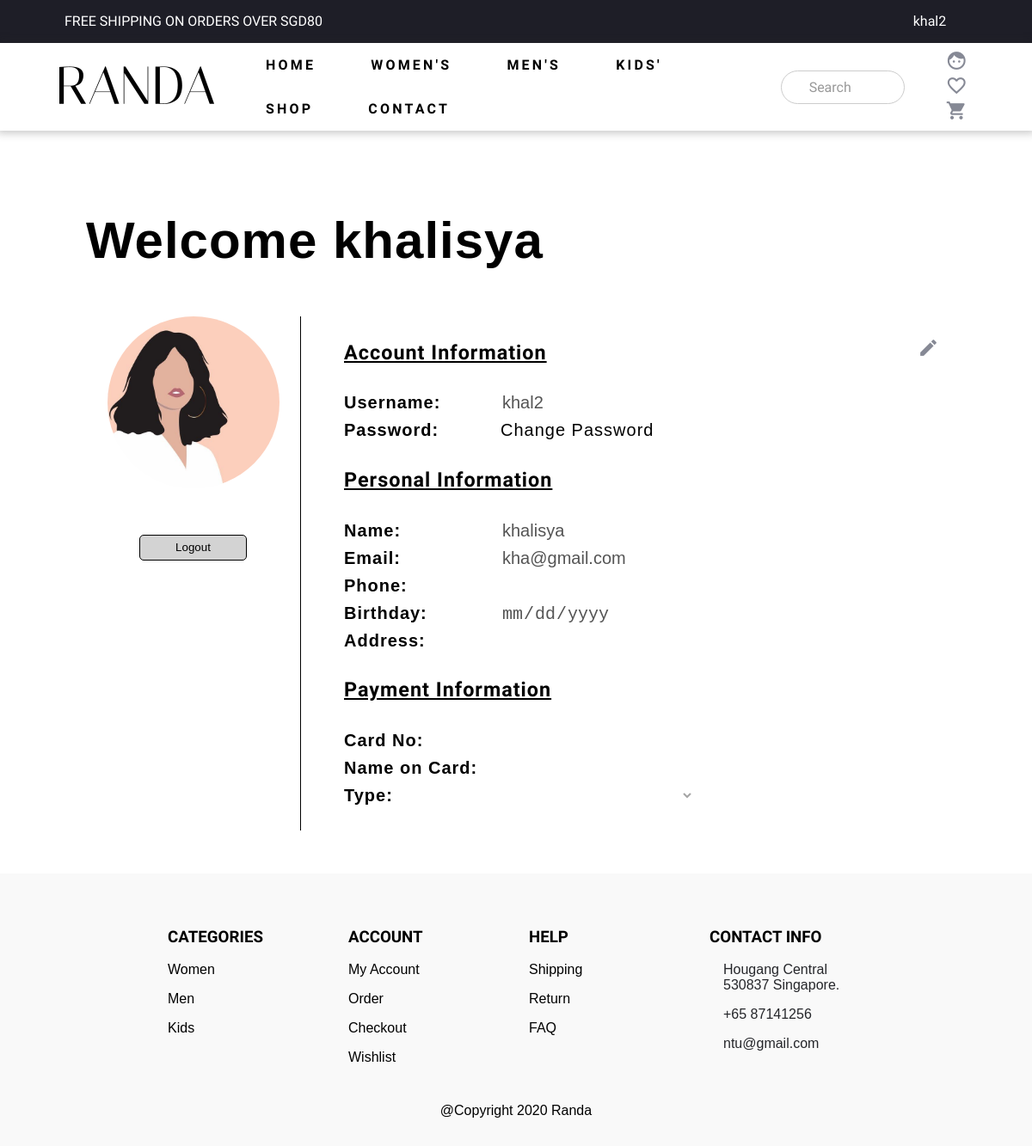
/account.php (signed in), run on the app's committed database.
### tables this page shows
CREATE TABLE IF NOT EXISTS `user_randa` (
  `user_id` int(11) NOT NULL AUTO_INCREMENT,
  `user_name` varchar(50) NOT NULL,
  `user_username` varchar(50) NOT NULL,
  `user_email` varchar(50) NOT NULL,
  `user_password` varchar(50) NOT NULL,
  `user_phone` varchar(11) DEFAULT NULL,
  `user_birthday` varchar(10) DEFAULT NULL,
  `user_address` varchar(100) DEFAULT NULL,
  `user_cardno` varchar(50) DEFAULT NULL,
  `user_cardname` varchar(50) DEFAULT NULL,
  `user_card` enum('Visa','MasterCard') DEFAULT NULL,
  `user_img` varchar(100) DEFAULT 'user/default.jpg',
  PRIMARY KEY (`user_id`)
);

### account.php (the view, shortened to what this page needs)
<!DOCTYPE html>
<html lang="en" dir="ltr">
<head>
  <link rel="stylesheet" href="css/general.css">
  <link rel="stylesheet" href="css/account.css">
  <link rel="stylesheet" href="css/carousel.css">
  <link rel="stylesheet" href="css/utility.css">
</head>
<?php
  if(!isset($_SESSION['userid'])){
    header("Location:index.php");
  }
  else{
    $id = $_SESSION['userid'];
    $username = $_SESSION['username'];
  }
?>
<body>
  <div id="banner" class="banner" onscroll="myFunction()">
    <div class="row">
      <div class="col flex " style="height:50px; line-height:50px; font-size:16px; margin-left:60px; margin-right:45px; padding-right:0px;">
          FREE SHIPPING ON ORDERS OVER SGD80
          <div class="dropdown ml-auto text-mid">
            <button class="login_dropdown"><?php echo $username; ?></button>
          </div>
          <div class="logout_icon">
          </div>
      </div>
    </div>
  </div>
  <header id="title">
    <div class="wrapHead">
      <div class="" style="margin-left:40px;">
        <a href="index.php"><img src="image/logo.png" alt="" class="logo"></a>
      </div>
      <nav class="nav frame">
        <ul class="navbar-nav">
          <li class="nav-item">
            <a class="scroll" href="index.php">HOME</a>
          </li>
          <li class="nav-item">
            <a class="scroll" href="products.php?category=women">WOMEN'S</a>
          </li>
          <li class="nav-item">
            <a class="scroll" href="products.php?category=men">MEN'S</a>
          </li>
          <li class="nav-item">
            <a class="scroll" href="products.php?category=kids">KIDS'</a>
          </li>
          <li class="nav-item">
            <a class="scroll" href="#">SHOP</a>
          </li>
          <li class="nav-item">
            <a class="scroll" href="contact.php">CONTACT</a>
          </li>
        </ul>
      </nav>
      <div class="flex mr-auto" style="align-items:center; margin-right:45px;">
        <form class="search-box" action="products.php" method="post">
          <input id="search-box" name="searchbox" type="search" placeholder="Search">
        </form>
        <div class="icon-group">
          <span class="material-icons zoom"><a href="account.php" title="My Account">face</a></span>
          <span class="material-icons zoom"><a href="favourites.html" title="My Favourites">favorite_border</a></span>
          <span class="material-icons zoom"><a href="cart.html" title="My Cart">shopping_cart</a></span>
        </div>
      </div>
    </div>
  </header>
  <section></section>
  <?php
    $conn = mysqli_connect("localhost", "f32ee", "f32ee", "f32ee");
    $sql = "SELECT * FROM user_randa WHERE user_id = $id";
    $runsql = mysqli_query($conn, $sql);
    $user = mysqli_fetch_assoc($runsql);
  ?>
  <div id="account">
    <h1>Welcome <?php echo $user['user_name']; ?></h1>
    <div class="flex">
      <div id="leftside">
        <div id="userimage" style="background-image: url('image/<?php echo $user['user_img']; ?>');">
        </div>
        <form id="logoutForm" action="action/logout.php" method="post" class="buttons">
          <input type="submit" value="Logout"/>
        </form>
      </div>
      <div id="rightSide">
        <form name="accountForm" action="action/updateUser.php" method="POST" enctype="multipart/form-data">
          <div id="userdetails">
            <div class="icon-group" id="editDetailsBtn"><span class="material-icons"><a href="#" onclick="editDetails()" title="edit profile">edit</a></span></div>
            <div id="accountInfo">
              <u><h3>Account Information</h3></u>
              <label>Username:</label><input type="text" name="username" id="username" value="<?php echo $user['user_username']; ?>" disabled></input><br>
              <label style="margin-right:7px;">Password:</label><a onclick="openModal()">Change Password</a><br>
            </div>
            <div id="perosnalInfo">
              <u><h3>Personal Information</h3></u>
              <label>Name:</label><input type="text" name="name" id="name" value="<?php echo $user['user_name']; ?>" disabled></input><br>
              <label>Email:</label><input type="email" name="email" id="email" value="<?php echo $user['user_email']; ?>" disabled></input> <br>
              <label>Phone:</label><input type="text" name="phone" id="phone" value="<?php echo $user['user_phone']; ?>" disabled></input> <br>
              <label>Birthday:</label><input type="date" name="birthday" id="birthday" min="2002-01-01" value="0000-00-00" disabled></input> <br> <?php echo $user['user_birthday']; ?>
              <label>Address:</label><input type="text" name="address" id="address" value="<?php echo $user['user_address']; ?>" disabled></input> <br>
            </div>
            <div id="paymentInfo">
              <u><h3>Payment Information</h3></u>
              <label>Card No:</label><input type="text" name="cardno" id="cardno" value="<?php echo $user['user_cardno']; ?>" disabled></input><br>
              <label>Name on Card:</label><input type="text" name="cardname" id="cardname" value="<?php echo $user['user_cardname']; ?>" disabled></input><br>
              <label>Type:</label>
              <select name="card" id="card" disabled>
                <option disabled selected style="display:none;"><?php echo $user['user_card']; ?></option>
              </select><br>
            </div>
          </div>
        </form>
      </div>
    </div>
  </div>
  <?php echo file_get_contents("html/bottom.html"); ?>
</body>
</html>

### css/general.css (style rules this page uses)
html { scroll-behavior: smooth; }
body { margin: 0; padding: 0; font-family: 'Poppins', sans-serif; }
a,h2,h3,p { -webkit-touch-callout: none; -webkit-user-select: none; -khtml-user-select: none; -moz-user-select: none; -ms-user-select: none; user-select: none; }
section { display: block; padding-bottom: 2rem; margin-bottom: 3rem; }
.banner { width: 100%; height: 50px; background: #1e1e27; color: white; font-family: 'Italiana', serif; transition: 1s; }
.banner .login_dropdown { background: none; border: none; color: white; font-family: inherit; font-size: inherit; }
.dropdown { position: relative; display: inline-block; width:100px; }
.logo { margin:5px 20px 5px 20px; }
header { position: sticky; top:0; width: 100%; background: white; z-index: 3; overflow :hidden; box-shadow: 0px 0px 9px 3px rgba(41, 41, 41, .25); }
header:after { content: ""; display: block; clear: both; }
.wrapHead { display: flex; align-items:center; overflow: hidden; }
.nav { display: -webkit-box; display: -ms-flexbox; display: flex; -ms-flex-wrap: wrap; flex-wrap: wrap; border-bottom: 3px solid none; margin-left: 15px; margin-right: 15px; }
#title { font-family: 'Italiana', serif; }
#title ul { padding-left: 0; margin: auto; }
#title ul li { float: left; list-style: none; }
#title ul li a { padding: 1rem 2rem 1rem 2rem; font-weight: 700; text-decoration: none; letter-spacing: 0.2rem; color: black; display:block; font-size: 14 px; }
.search-box { padding-right: 10px; }
input[type=search] { -webkit-appearance: textfield; -webkit-box-sizing: content-box; font-family: inherit; font-size: 100%; }
input[type=search] { background: #ededed url(https://static.tumblr.com/ftv85bp/MIXmud4tx/search-icon.png) no-repeat 9px center; border: solid 1px #ccc; padding: 9px 10px 9px 32px; width: 100px; background-color: #fff; -webkit-border-radius: 10em; -moz-border-radius: 10em; border-radius: 10em; -webkit-transition: all .5s; -moz-transition: all .5s; transition: all .5s; }
.icon-group { margin-left: 30px; }
.icon-group span a { color: #868995; text-decoration: none; font-size: 25px; padding: 0 8px 0 8px; }
#newsletter h2,h3 { font-family: 'Italiana', serif ; }
.modal-content .buttons input, .buttons input { height: 30px; width: 125px; background-color: lightgrey; border: 1px solid black; border-radius: 5px; }
footer { padding-top: 32px; padding-bottom: 32px; background-color: #f9f9f9; }
footer ul li { padding-left: px; padding-bottom: 16px; color: #25262a; }
footer ul { list-style:none; padding-inline-start:0px; }
footer ul li a { text-decoration: none; color: black; }
footer i { color:#fe4c50; padding-right: 1rem; }

### css/account.css (style rules this page uses)
#account { margin: 0px 100px 50px 100px; letter-spacing: 1px; font-size: 20px; line-height: 1.6; }
#account h1 { font-size: 60px; }
#account #leftside { width: 25%; text-align: center; border-right: 1px solid black; }
#account #userimage { background-size: 200px; margin: auto; border-radius: 100px; height: 200px; width: 200px; }
#account #logoutForm { margin-top: 50px; }
#account #rightSide { width: 75%; }
#account #userdetails { height: auto; border-radius: 5px; padding: 0px 0px 25px 50px; }
#account #userdetails #editDetailsBtn { float: right; }
#account #userdetails label { font-weight: bold; display: inline-block; width: 175px; }
#account #userdetails input { background-color: white; font-size: 20px; border: 0px solid #FFFFFF; width: 225px; margin-left: 7px; }
#account #userdetails select { background-color: white; border: 0px solid #FFFFFF; width: 225px; font-size: 20px; }
#account .icon-group { margin: 0px; }

### css/carousel.css (style rules this page uses)
* { box-sizing: border-box }
img { vertical-align: middle; }

### data on the page
user_randa: user_name "khalisya", user_img (picture), username "khal2", name "khalisya", email "kha@gmail.com"

### other printed values
$username "khal2"
file_get_contents("html/bottom.html") "CATEGORIES Women Men Kids ACCOUNT My Account Order Checkout Wishlist HELP Shipping Return FAQ CONTACT INFO Hougang Central 530837 Singapore. +65 87141256 ntu@gmail.com @Copyright 2020 Randa"
